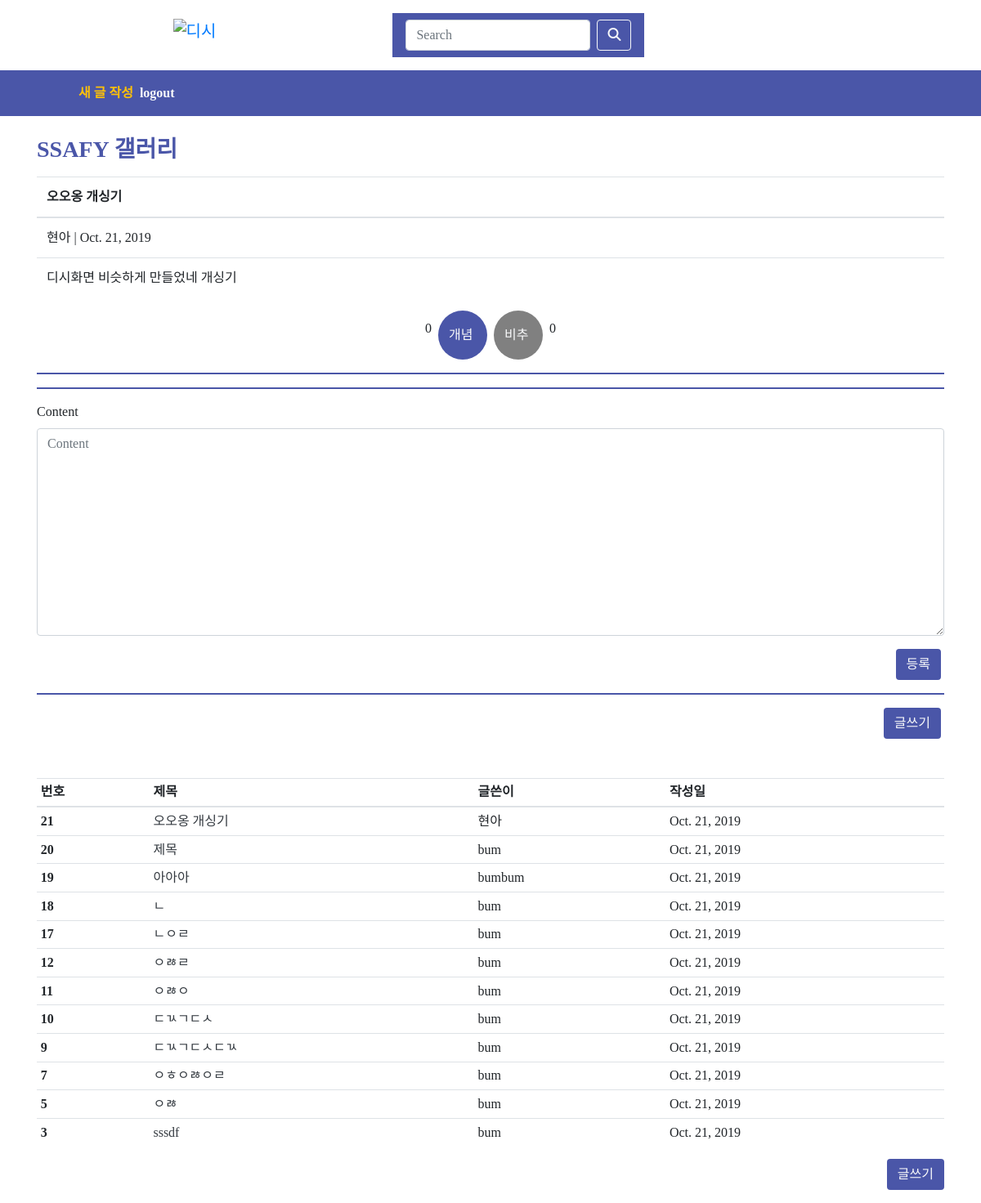
Before: /21/detail (signed in) with the older database file.
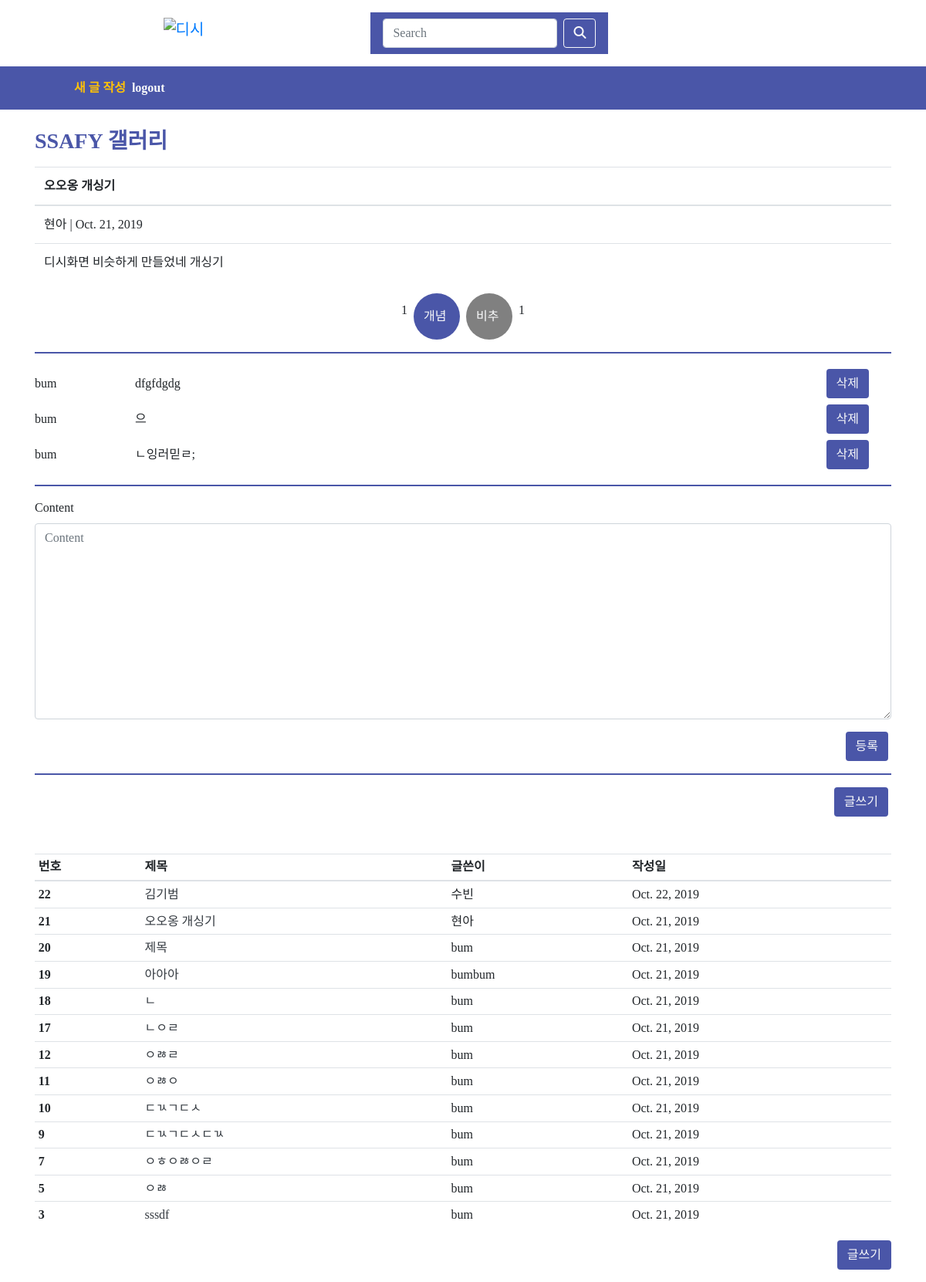
After: the same page with the newer database file.
### posts/models.py (models this page shows)
class Post(models.Model):
    id = models.AutoField(primary_key=True)
    title = models.CharField(max_length=50)
    content = models.TextField()
    date = models.DateField(auto_now=True)
    edit_time = models.DateField(auto_now_add=True)
    user = models.ForeignKey(settings.AUTH_USER_MODEL,
                             on_delete=models.CASCADE)
    like_users = models.ManyToManyField(settings.AUTH_USER_MODEL, related_name="like_posts")
    hate_users = models.ManyToManyField(settings.AUTH_USER_MODEL, related_name="hate_posts")

class Comment(models.Model):
    id = models.AutoField(primary_key=True)
    user = models.ForeignKey(settings.AUTH_USER_MODEL, on_delete=models.CASCADE)
    post = models.ForeignKey(Post, on_delete=models.CASCADE)
    content = models.CharField(max_length=100)

### posts/views.py (the view)
# urls.py: path('<int:id>/detail', views.detail, name='detail'),
def detail(request, id):
    post = get_object_or_404(Post, id=id)
    posts = Post.objects.all().order_by('-id')
    comment_form = CommentForm()
    context = {
        'posts': posts,
        'post': post,
        'comment_form': comment_form,
    }
    return render(request, 'posts/detail.html', context)

### posts/forms.py
class CommentForm(forms.ModelForm):
    content = forms.CharField(widget=forms.Textarea)
    class Meta:
        model = Comment
        fields = ('content',)

### posts/templates/posts/detail.html (shortened to what this page needs)
{% extends 'base.html' %}
{% load bootstrap4 %}
{% block body %}
  <h3 class="mt-4" style="color: #4A56A8; font-weight: bold;">SSAFY 갤러리</h3>
  <table class="table my-3">
    <thead>
      <tr>
        <th scope="col">{{post.title}}</th>
      </tr>
    </thead>
    <tbody>
      <tr>
        <td>{{post.user}} | {{post.edit_time}}</td>
      </tr>
      <tr>
        <td>{{post.content}}</td>
      </tr>
    </tbody>
  </table>
  <div class="d-flex justify-content-center align-items-center">
    <p class="mx-1">{{ post.like_users.count }}</p>
    <a href="{% url 'posts:like' post.id %}" class="btn text-light mx-1 rounded-circle d-flex align-items-center" style="background-color: #4A56A8; width: 60px; height: 60px;" type="submit">개념</a>
    <a href="{% url 'posts:hate' post.id %}" class="btn text-light mx-1 rounded-circle d-flex align-items-center" style="background-color: gray; width: 60px; height: 60px;" type="submit">비추</a>
    <p class="mx-1">{{ post.hate_users.count }}</p>
  </div>
  <hr class="mb-3" style="border-color: #4A56A8; border-width: 2px;">
  {% for comment in post.comment_set.all %}
    <div class="d-inline-flex align-items-center my-1">
      <div style="width: 130px;">{{comment.user}}</div>
      <div class="d-flex justify-content-between align-items-center" style="width: 955px;">
        <div>{{comment.content}}</div>
        {% if comment.user == request.user %}
          <form action="{% url 'posts:comment_delete' post.id comment.id %}" method="POST">
            <input class="btn text-light mx-1" style="background-color: #4A56A8;" type="submit" value="삭제">
          </form>
        {% endif %}
      </div>
    </div>
  {% endfor %}
  <hr class="mb-3" style="border-color: #4A56A8; border-width: 2px;">
  <form action="{% url 'posts:comment_create' post.id %}" method="POST">
    {% bootstrap_form comment_form %}
    <div class="d-flex flex-row-reverse">
    <input class="btn text-light mx-1" style="background-color: #4A56A8;" type="submit" value="등록">
    </div>
  </form>
  <hr class="mb-3" style="border-color: #4A56A8; border-width: 2px;">
  <div class="d-flex flex-row-reverse">
    <a href="{% url 'posts:create' %}" class="btn text-light mx-1" style="background-color: #4A56A8;">글쓰기</a>
  </div>
  <table class="table mt-5 table-sm">
    <thead>
      <tr>
        <th scope="col">번호</th>
        <th scope="col">제목</th>
        <th scope="col">글쓴이</th>
        <th scope="col">작성일</th>
      </tr>
    </thead>
    <tbody>
      {% for post in posts %}
      <tr>
        <th scope="row">{{post.id}}</th>
        <td><a class="text-dark" href="{% url 'posts:detail' post.id %}">{{post.title}}</a></td>
        <td>{{post.user}}</td>
        <td>{{post.date}}</td>
      </tr>
      {% endfor %}
    </tbody>
  </table>
  <div class="d-flex flex-row-reverse mb-3">
    <a href="{% url 'posts:create' %}" class="btn text-light" style="background-color: #4A56A8;">글쓰기</a>
  </div>
{% endblock %}

Changed rows visible on the page:
computed for Post "오오옹 개싱기": like_users.count "0" → "1"; hate_users.count "0" → "1"
added Comment: user "bum", content "dfgfdgdg"
added Comment: user "bum", content "으"
added Comment: user "bum", content "ㄴ잉러믿ㄹ;"
added Post: id "22", title "김기범", user "수빈", date "Oct. 22, 2019"
